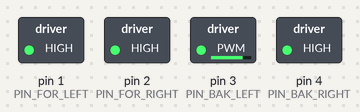
The sketch below on a simulated Arduino Uno, built with avr-gcc and run on an emulated ATmega328P. Parts: switched loads named in the sketch (green lamp = pin HIGH).

Above: at 0.05 s.
At 9.95 s:
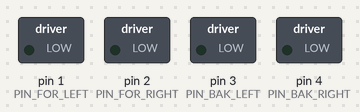
Timing chart, 0 to 13.0 s (numbered marks = the images above):
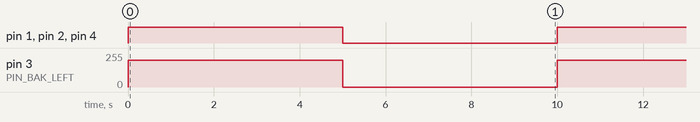

The sketch:

drone.ino
```cpp
#include <math.h>

const static int PIN_FOR_LEFT = 1;
const static int PIN_FOR_RIGHT = 2;
const static int PIN_BAK_LEFT = 3;
const static int PIN_BAK_RIGHT = 4;

typedef unsigned char BYTE;

struct motorState {
  BYTE mfl;
  BYTE mfr;
  BYTE mbl;
  BYTE mbr;
  BYTE dirty;
};

void writeMotors(struct motorState *state) {
  if (state->dirty) {
    analogWrite(PIN_FOR_LEFT, (int) state->mfl);
    analogWrite(PIN_FOR_RIGHT, (int) state->mfr);
    analogWrite(PIN_BAK_LEFT, (int) state->mbl);
    analogWrite(PIN_BAK_RIGHT, (int) state->mbr);
  }
  state->dirty = 0;
}

void setMotors(struct motorState *state, BYTE mfl, BYTE mfr, BYTE mbl, BYTE mbr) {
  state->mfl = mfl;
  state->mfr = mfr;
  state->mbl = mbl;
  state->mbr = mbr;
  state->dirty = 1;
}

void setup() {
}

void loop() {
  // put your main code here, to run repeatedly:
  struct motorState state;
  setMotors(&state, 200, 200, 200, 200);
  writeMotors(&state);
  delay(5000);
  setMotors(&state, 0, 0, 0, 0);
  writeMotors(&state);
  delay(5000);
}
```

Measured:
- by itself, pin 1 (PIN_FOR_LEFT), pin 2 (PIN_FOR_RIGHT), pin 4 (PIN_BAK_RIGHT): alternates HIGH for 5.0 s and LOW for 5.0 s
- by itself, pin 3 (PIN_BAK_LEFT): alternates 200/255 for 5.0 s and 0/255 for 5.0 s
